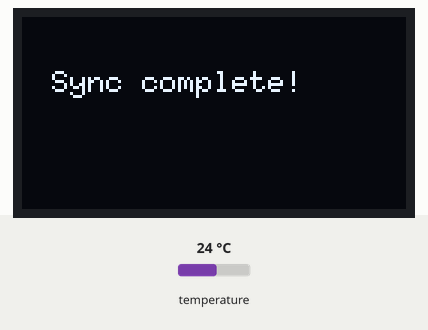
This sketch was run on a simulated ESP8266 (NodeMCU). Parts: 128×64 one-colour display. The test bench sets the inputs (shaded band); at power-on: temperature 24 °C. WiFi joins after 1.5 s; servers stay silent unless stated; network time is answered at once with the bench clock; the local clock reads 2024-03-15 10:24:30 at power-on unless the sketch sets it; what the sketch prints to the serial monitor is not drawn.

Above: at 1.7 s.
At 3.8 s:
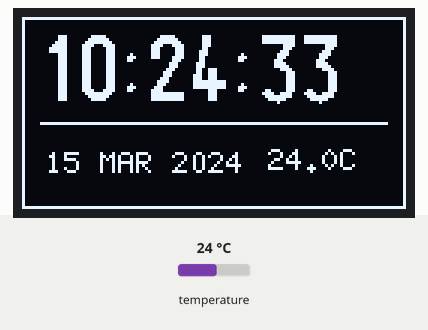
3.9 s: temperature set to 12 °C
At 5.5 s:
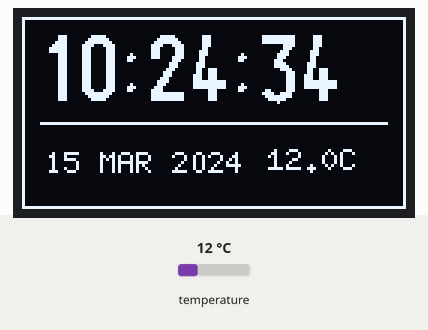
7.2 s: temperature set to 19 °C
At 8.6 s:
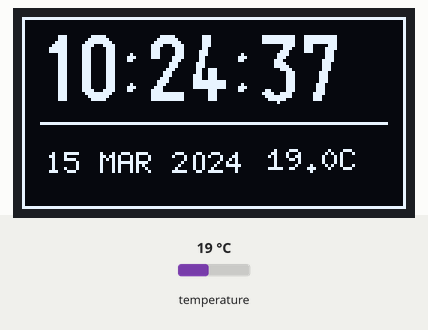
10.3 s: temperature set to 28 °C
At 11.7 s:
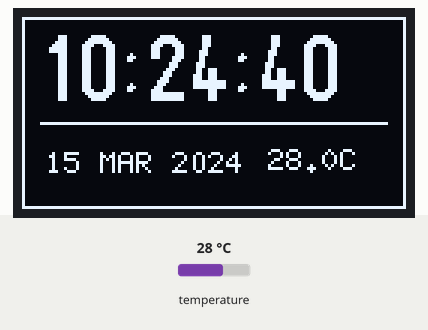
Timing chart, 0 to 13.3 s (numbered marks = the images above; inputs shaded):
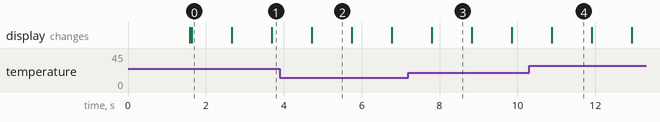

The sketch:

DigitalClock.ino
```cpp
#include <Arduino.h>
#include <ESP8266WiFi.h>
#include <WiFiUdp.h>
#include <NTPClient.h>
#include <Wire.h>
#include <RTClib.h>
#include <U8g2lib.h>

// --- Wi-Fi Credentials ---
const char* STATION_SSID     = "MANAYIL NET NALUPLACKAL";
const char* STATION_PASSWORD = "9447806258";

// --- Timezone Configuration ---
// Indian Standard Time (IST) is UTC +5:30.
// Calculation: (5 hours * 3600s) + (30 minutes * 60s) = 19800 seconds
const long UTC_OFFSET_SECS = 19800;

// Initialize the RTC
RTC_DS3231 rtc;

// Initialize the 1.3" OLED (SH1106 driver) using hardware I2C
U8G2_SH1106_128X64_NONAME_F_HW_I2C u8g2(U8G2_R0, /* reset=*/ U8X8_PIN_NONE);

// Initialize Network Objects
WiFiUDP ntpUDP;
NTPClient timeClient(ntpUDP, "pool.ntp.org", UTC_OFFSET_SECS, 60000);

void syncTimeWithNTP() {
  u8g2.clearBuffer();
  u8g2.setFont(u8g2_font_6x10_tf);
  u8g2.drawStr(10, 25, "Connecting to WiFi...");
  u8g2.sendBuffer();

  Serial.print("Connecting to ");
  Serial.println(STATION_SSID);

  WiFi.begin(STATION_SSID, STATION_PASSWORD);

  // Wait for connection with a 15-second timeout window
  int retryCount = 0;
  while (WiFi.status() != WL_CONNECTED && retryCount < 30) {
    delay(500);
    Serial.print(".");
    retryCount++;
  }

  if (WiFi.status() == WL_CONNECTED) {
    Serial.println("\nWiFi Connected!");
    u8g2.clearBuffer();
    u8g2.drawStr(10, 25, "Connected! Syncing...");
    u8g2.sendBuffer();

    // Start the NTP communication layer
    timeClient.begin();

    // Force an update from the remote server pool
    if (timeClient.update()) {
      unsigned long epochTime = timeClient.getEpochTime();

      // Update the local physical DS3231 module memory registers
      rtc.adjust(DateTime(epochTime));
      Serial.println("RTC successfully synchronized via NTP!");

      u8g2.clearBuffer();
      u8g2.drawStr(10, 25, "Sync complete!");
      u8g2.sendBuffer();
      delay(1000);
    } else {
      Serial.println("NTP Update failed. Using existing RTC time data.");
    }
  } else {
    Serial.println("\nWiFi connection timed out. Falling back to offline RTC memory.");
  }

  // Shut down the Wi-Fi radio assembly completely to minimize power draw and radio noise
  WiFi.disconnect(true);
  Serial.println("WiFi Radio powered down.");
}

void setup() {
  Serial.begin(115200);

  // Initialize I2C with NodeMCU default pins: SDA=D2, SCL=D1
  Wire.begin(D2, D1);

  // Initialize OLED display
  u8g2.begin();

  // Initialize RTC
  if (!rtc.begin()) {
    Serial.println("Couldn't find RTC module!");
    while (1);
  }

  // NOTE: If your RTC battery is fresh and working, keep this line commented out
  // so it doesn't overwrite your time every time the board restarts.
  // rtc.adjust(DateTime(F(__DATE__), F(__TIME__)));

  // Execute network time calibration alignment routines on startup initialization
  syncTimeWithNTP();
}

void loop() {
  // Get current time data from the DS3231 chip
  DateTime now = rtc.now();

  // Dynamic character buffers for string formatting
  char timeBuffer[9];     // Format: HH:MM:SS
  char dateBuffer[12];    // Format: DD-MMM-YYYY
  char tempBuffer[10];    // Format: XX.XX C

  // Array of months for clean presentation text
  const char* months[] = {"JAN", "FEB", "MAR", "APR", "MAY", "JUN", "JUL", "AUG", "SEP", "OCT", "NOV", "DEC"};

  // Populate data buffers using standard formatters
  sprintf(timeBuffer, "%02d:%02d:%02d", now.hour(), now.minute(), now.second());
  sprintf(dateBuffer, "%02d %s %d", now.day(), months[now.month() - 1], now.year());

  float currentTemp = rtc.getTemperature();
  dtostrf(currentTemp, 4, 1, tempBuffer); // Convert float to string with 1 decimal place

  // ---------------- UI Rendering Phase ----------------
  u8g2.clearBuffer();

  // Outer framing boundary layout
  u8g2.drawFrame(0, 0, 128, 64);

  // Render Time Header (Large, clean high-contrast font)
  u8g2.setFont(u8g2_font_logisoso22_tf);
  u8g2.drawStr(4, 28, timeBuffer);

  // Horizontal separating design rule line
  u8g2.drawHLine(6, 35, 116);

  // Render Date String (Medium clean font)
  u8g2.setFont(u8g2_font_6x12_tf);
  u8g2.drawStr(8, 52, dateBuffer);

  // Render Temperature Reading in corner
  u8g2.setFont(u8g2_font_6x10_tf);
  u8g2.setCursor(82, 51);
  u8g2.print(tempBuffer);
  u8g2.print("C");

  // Push frame layout memory to the physical screen panel
  u8g2.sendBuffer();

  // Refresh interval cadence
  delay(1000);
}
```

Measured:
- what the display in image 0 shows lasts 1.1 s, from 1.6 s to 2.7 s
